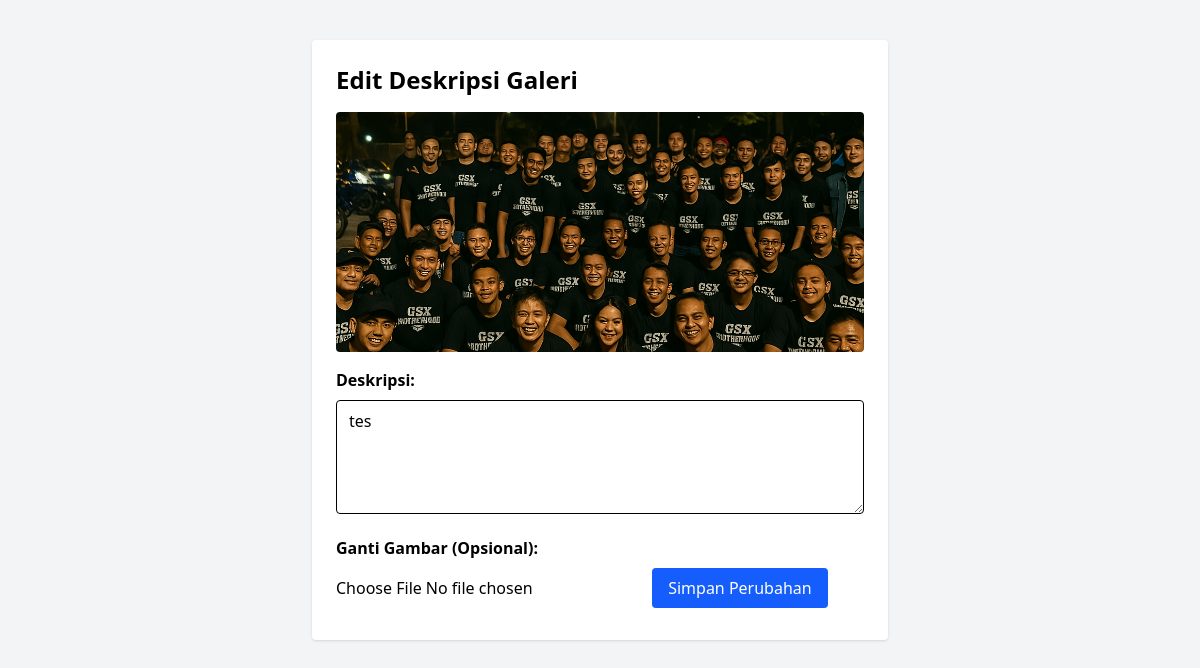
The app's page /admin/edit-galeri.php?id=2 with its own data.
### tables this page shows
CREATE TABLE `gallery` (
  `id` int(11) NOT NULL,
  `image` varchar(255) NOT NULL,
  `description` text NOT NULL,
  `created_at` timestamp NOT NULL DEFAULT current_timestamp()
);

### admin/edit-galeri.php (the view, shortened to what this page needs)
<?php
include '../koneksi.php';
$id = $_GET['id'];
$query = $conn->query("SELECT * FROM gallery WHERE id=$id");
$data = $query->fetch_assoc();
?>
<!DOCTYPE html>
<html>
<head>
  <link rel="stylesheet" href="../style/output.css">
</head>
<body class="bg-gray-100 p-10">
  <div class="max-w-xl mx-auto bg-white p-6 rounded shadow">
    <h2 class="text-2xl font-semibold mb-4">Edit Deskripsi Galeri</h2>
    <form method="POST" enctype="multipart/form-data">
      <img src="../uploads/<?= htmlspecialchars($data['image']) ?>" class="w-full h-60 object-cover rounded mb-4" />
      <label class="block mb-2 font-semibold">Deskripsi:</label>
      <textarea name="description" rows="4" class="w-full border px-3 py-2 rounded mb-4"><?= htmlspecialchars($data['description']) ?></textarea>
      <label class="block mb-2 font-semibold">Ganti Gambar (Opsional):</label>
      <input type="file" name="image" accept="image/*" class="mb-4">
      <button type="submit" class="bg-blue-600 text-white px-4 py-2 rounded hover:bg-blue-700">Simpan Perubahan</button>
    </form>
  </div>
</body>
</html>

### records on screen
gallery: image (picture), description "tes"
